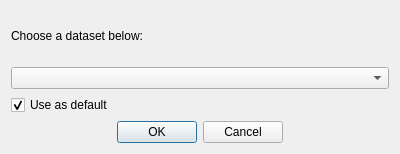
<?xml version="1.0" encoding="UTF-8"?>
<ui version="4.0">
 <class>Dialog</class>
 <widget class="QDialog" name="Dialog">
  <property name="geometry">
   <rect>
    <x>0</x>
    <y>0</y>
    <width>400</width>
    <height>154</height>
   </rect>
  </property>
  <property name="windowTitle">
   <string>Choose dataset</string>
  </property>
  <layout class="QVBoxLayout" name="verticalLayout">
   <item>
    <layout class="QHBoxLayout" name="horizontalLayout">
     <item>
      <widget class="QLabel" name="label">
       <property name="text">
        <string>Choose a dataset below:</string>
       </property>
      </widget>
     </item>
     <item>
      <spacer name="horizontalSpacer">
       <property name="orientation">
        <enum>Qt::Horizontal</enum>
       </property>
       <property name="sizeHint" stdset="0">
        <size>
         <width>40</width>
         <height>20</height>
        </size>
       </property>
      </spacer>
     </item>
    </layout>
   </item>
   <item>
    <layout class="QHBoxLayout" name="horizontalLayout_2" stretch="4">
     <item>
      <widget class="QComboBox" name="combo_box"/>
     </item>
    </layout>
   </item>
   <item>
    <layout class="QHBoxLayout" name="horizontalLayout_3" stretch="4">
     <item>
      <widget class="QCheckBox" name="check_box">
       <property name="layoutDirection">
        <enum>Qt::LeftToRight</enum>
       </property>
       <property name="text">
        <string>Use as default</string>
       </property>
       <property name="checked">
        <bool>true</bool>
       </property>
      </widget>
     </item>
    </layout>
   </item>
   <item>
    <layout class="QHBoxLayout" name="horizontalLayout_4" stretch="4">
     <item>
      <widget class="QDialogButtonBox" name="buttonBox">
       <property name="orientation">
        <enum>Qt::Horizontal</enum>
       </property>
       <property name="standardButtons">
        <set>QDialogButtonBox::Cancel|QDialogButtonBox::Ok</set>
       </property>
       <property name="centerButtons">
        <bool>true</bool>
       </property>
      </widget>
     </item>
    </layout>
   </item>
  </layout>
 </widget>
 <resources/>
 <connections>
  <connection>
   <sender>buttonBox</sender>
   <signal>accepted()</signal>
   <receiver>Dialog</receiver>
   <slot>accept()</slot>
   <hints>
    <hint type="sourcelabel">
     <x>248</x>
     <y>254</y>
    </hint>
    <hint type="destinationlabel">
     <x>157</x>
     <y>274</y>
    </hint>
   </hints>
  </connection>
  <connection>
   <sender>buttonBox</sender>
   <signal>rejected()</signal>
   <receiver>Dialog</receiver>
   <slot>reject()</slot>
   <hints>
    <hint type="sourcelabel">
     <x>316</x>
     <y>260</y>
    </hint>
    <hint type="destinationlabel">
     <x>286</x>
     <y>274</y>
    </hint>
   </hints>
  </connection>
 </connections>
</ui>
